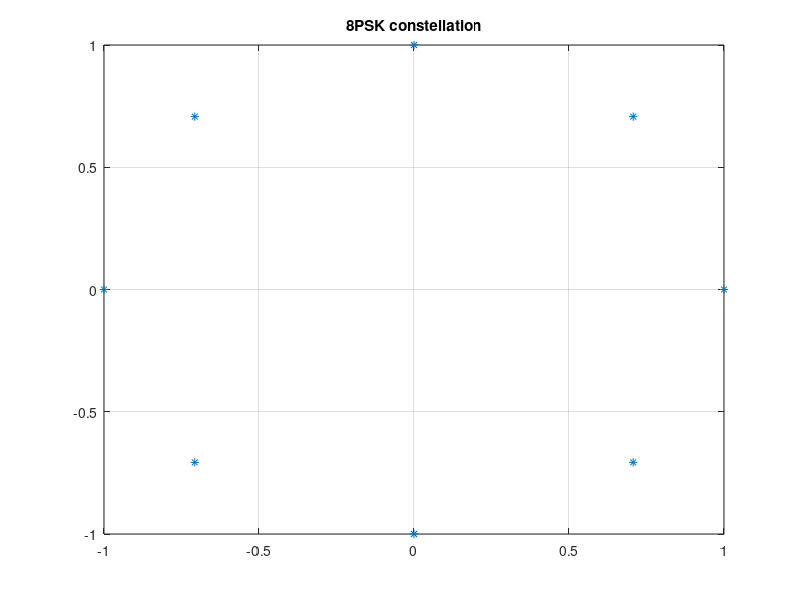
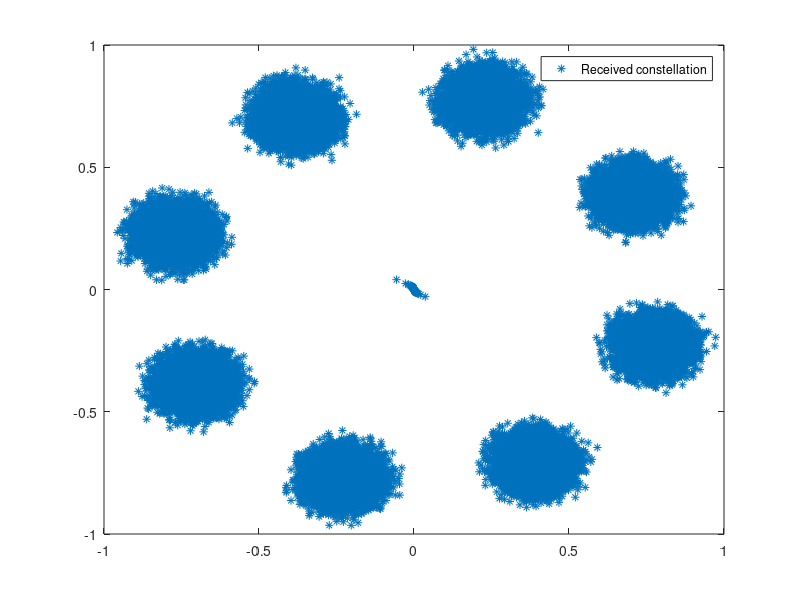
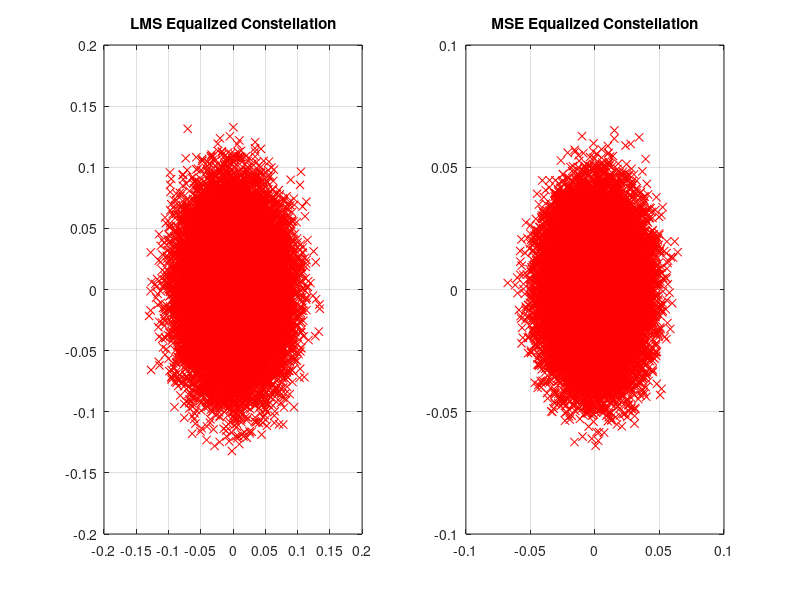

Source code (MATLAB) for these figures, in order:
clc;
close all;
clear all;
TimeSlot=2e-3; %Transmit time duration
SNR = 18; %Signal to noise ratio
Rs = 185e3; % symbol rate
a=[1+0i 1/sqrt(2)+1i*1/sqrt(2) 1i -1/sqrt(2)+1i*1/sqrt(2) -1 -1/sqrt(2)-1i*1/sqrt(2) -1i 1/sqrt(2)-1i*1/sqrt(2) ];
Ak = a(randi(8,20000,1)); % 8 PSK sequence of 1000 samples
figure(1); plot(real(a),imag(a),'*'); title('8PSK constellation'); grid;

%% Channel creation and channel modelling
Rsym = Rs; M = 8;                  % Input symbol rate
Rbit = Rsym * log2(M);      % Input bit rate
Nos = 1;                    % Oversampling factor
ts = (1/Rsym) / Nos; 
%pg=[0.8776 + 0.1028i 0.3245 + 0.6739i 0.2572 + 0.1448i -0.0174 - 0.0142i 0.0736 + 0.0787i]
pg=dlmread('path_gains.dat',',',[0,0,0,4])
pd=[0 2.0000e-06 4.0000e-06 6.0000e-06 8.0000e-06]./ts;

for n=200:1800
     g(n)=0;
     for k=1:5
         g(n)=g(n)+pg(k)*sinc(pd(k)-n+1000);
     end
end
 Rk=conv(Ak,g,'same')
disp(size(Rk));
noise = (1/sqrt(2))*(randn(size(Rk)) + 1j*randn(size(Rk))); %Initial noise vector
P_s = var(Rk); % Signal power
P_n = var(noise); % Noise power
% Defining noise scaling factor based on the desired SNR:
noise_scaling_factor = sqrt(P_s/P_n./10.^(SNR./10)); 
Rk_noisy=Rk+noise*noise_scaling_factor; % Received signal
figure(2);  plot(real(Rk),imag(Rk),'*');legend('Received constellation')
hTap=11;%Channel Taps
beta = 0.001; % step-size of the algorithm
c_LMS = zeros(hTap,1); % equalizer coefficients, initializations
for i = (hTap+1)/2:length(Rk_noisy)-(hTap-1)/2 
rk = flipud(Rk_noisy(i-(hTap-1)/2 :i+(hTap-1)/2).'); % Received signal vector
Ek(i) = Ak(i) - c_LMS.'*rk; % Error signal, we assume a known symbol sequence
c_LMS = c_LMS + beta*Ek(i)*conj(rk); % LMS update !
end
%% MSE Equalizer%%%%%%%%%%%%%%%%%%%%%%%LMS Algorithm%%%%%%%%%%%%%%%%
% Initialization
FII = zeros(hTap,hTap); % Autocorrelation Matrix initialization
alfa = zeros(hTap,1); % Cross-correlation vector initialization
% Estimating FII and alfa using sample estimates based on training symbols
% Notice that here we use all the generated data as training symbols
for i = (hTap+1)/2:length(Rk_noisy)-(hTap-1)/2 %16:length(Rk_noisy)-15, 
% rk = flipud(Rk_noisy(i-15:i+15).'); % Received signal vector
rk = flipud(Rk_noisy(i-(hTap-1)/2 :i+(hTap-1)/2).'); % Received signal vector
FII = FII + rk*conj(rk).'; % Autocorrelation matrix
alfa = alfa + Ak(i)*conj(rk); 
end
% FII
FII = FII/(length(Rk_noisy)-(hTap-1)); % Final sample estimate of the autocorrelation matrix
alfa = alfa/(length(Rk_noisy)-(hTap-1)); % Final sample estimate of the cross-correlation vector
c_MSE = inv(conj(FII))*alfa; % Equalizer coefficients
%%
% Plotting
figure(3);
subplot(121);
y_LMS=filter(c_LMS,1,Rk);
plot(y_LMS,'rx'); 
title('LMS Equalized Constellation');
grid on;
subplot(122);
y_MSE=filter(c_MSE,1,Rk);
plot(y_MSE((hTap+1)/2:end),'rx');
title('MSE Equalized Constellation');
grid on;
